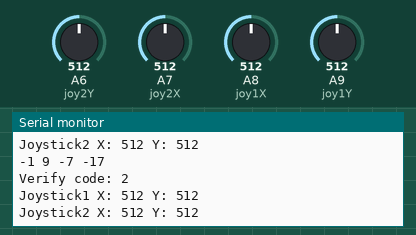
This sketch was run on a simulated Arduino Mega 2560, built with avr-gcc and run on an emulated ATmega2560. Parts: the last lines printed to the serial monitor. Inputs (shaded band) come from the test bench; at power-on: A7 (joy2X) = 512, A8 (joy1X) = 512, A9 (joy1Y) = 512, A6 (joy2Y) = 512.

Above: at 1.2 s.
1.3 s: A7 (joy2X) set to 531
At 1.9 s:
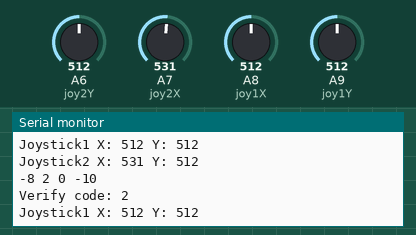
2.8 s: A8 (joy1X) set to 516
At 3.4 s:
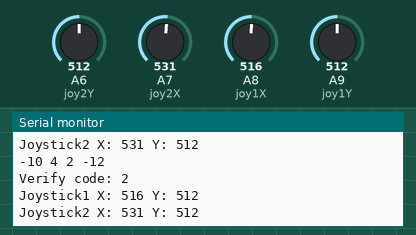
5.8 s: A9 (joy1Y) set to 530
At 6.4 s:
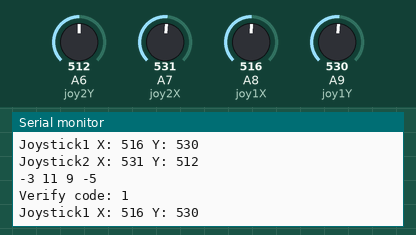
Timing chart, 0 to 8.8 s (numbered marks = the images above; inputs shaded):
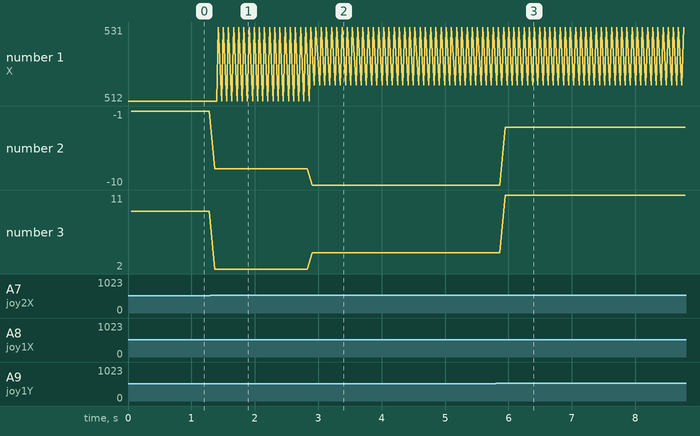

The sketch:

master.ino
```cpp
// Master
#define joy1X A8
#define joy1Y A9
#define joy2X A7
#define joy2Y A6

int x1, x2, y1, y2 = 0;
const int max=1040;
const int min=0;
double yaw, lastYaw = 0.0;

int x1_mid = 520;
int x2_mid = 533;
int y1_mid = 497;
int y2_mid = 508;
int deadzone = 50;
int speed_x1, speed_x2, speed_y1 = 0;

void sendSpeedDataToSlave(int data)
{
  if (data > 0)
  {
    Serial1.write(1);
    int body = floor(data);

    Serial1.write(body);
  }
  if (data < 0)
  {
    Serial1.write(0);
    int body = ceil(data);

    Serial1.write((body * -1));
  }
  if (data == 0)
  {
    Serial1.write(0);
    Serial1.write(0);
  }
}

void setup() {
  Serial.begin(9600);
  Serial1.begin(9600);
}

void loop() {
  x1 = analogRead(joy1X);
  y1 = analogRead(joy1Y);
  x2 = analogRead(joy2X);
  y2 = analogRead(joy2Y);

  Serial.print("Joystick1 X: ");
  Serial.print(x1);
  Serial.print(" Y: ");
  Serial.println(y1);
  Serial.print("Joystick2 X: ");
  Serial.print(x2);
  Serial.print(" Y: ");
  Serial.println(y2);

  if (x1 <= x1_mid + 80 && x1 >= x1_mid - 80 && y1 <= y1_mid + 80 && y1 >= y1_mid - 80 && x2 <= x2_mid + 80 && x2 >= x2_mid - 80)
  {
    speed_x1 = 0;
    speed_x2 = 0;
    speed_y1 = 0;

    x1 = analogRead(joy1X);
    y1 = analogRead(joy1Y);
    x2 = analogRead(joy2X);
    y2 = analogRead(joy2Y);
  }

  speed_x1 = map(x1, min, 996, -200, 200);
  speed_x2 = map(x2, min, 1066, -200, 200);
  speed_y1 = map(y1, min, 1040, -200, 200);

  int speed_RF = speed_y1 - speed_x1 - speed_x2;
  int speed_RR = speed_y1 + speed_x1 - speed_x2;
  int speed_LF = speed_y1 + speed_x1 + speed_x2;
  int speed_LR = speed_y1 - speed_x1 + speed_x2;

  Serial.print(speed_RF);
  Serial.print(" ");
  Serial.print(speed_RR);
  Serial.print(" ");
  Serial.print(speed_LF);
  Serial.print(" ");
  Serial.println(speed_LR);

  speed_RF = constrain(speed_RF, -200, 200);
  speed_RR = constrain(speed_RR, -200, 200);
  speed_LF = constrain(speed_LF, -200, 200);
  speed_LR = constrain(speed_LR, -200, 200);

  // Send speed data to slave
  sendSpeedDataToSlave(speed_RF);
  sendSpeedDataToSlave(speed_RR);
  sendSpeedDataToSlave(speed_LF);
  sendSpeedDataToSlave(speed_LR);
  // Sending verify code
  Serial.print("Verify code: ");
  int verify = floor(abs(speed_LR + speed_RR) >> 2);
  Serial.println(verify);
  Serial1.write(verify);
}
```

Measured:
- after the input at 1.3 s, the serial monitor: prints a new line after 0.07 s (image 1)
- after the input at 2.8 s, the serial monitor: prints a new line after 0.11 s (image 2)
- after the input at 5.8 s, the serial monitor: prints a new line after 0.10 s (image 3)
- plotted number 2: -1 → -8 after the input at 1.3 s, -10 → -3 after the input at 5.8 s
- plotted number 3: 2 → 4 after the input at 2.8 s, 4 → 11 after the input at 5.8 s
